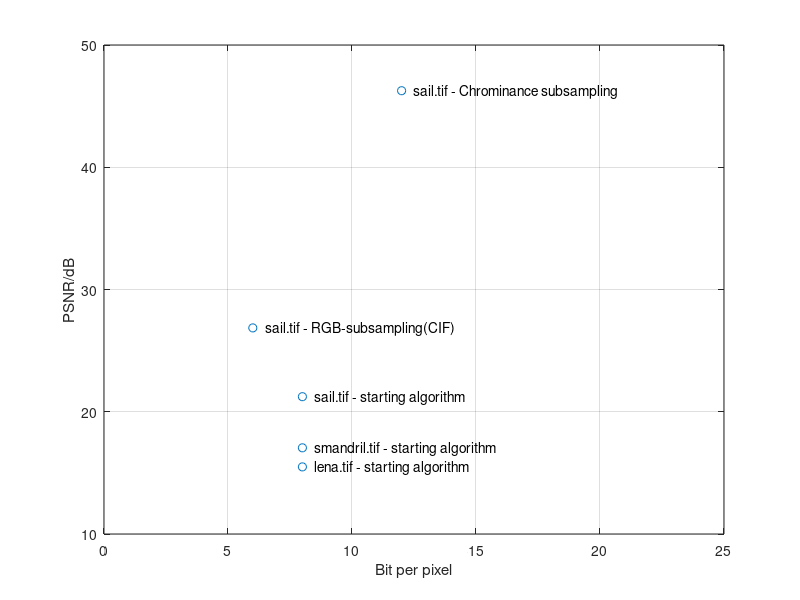

Write the MATLAB code that produced this figure.
clear all;

bps = [12, 6, 8, 8, 8];
psnrs = [46.2606, 26.8587, 21.2321, 17.05, 15.49];
names = {'sail.tif - Chrominance subsampling',
    'sail.tif - RGB-subsampling(CIF)',
    'sail.tif - starting algorithm',
    'smandril.tif - starting algorithm',
    'lena.tif - starting algorithm'};

figure;
plot(bps, psnrs, 'o');
xlabel("Bit per pixel");
ylabel("PSNR/dB");
grid on;
axis([0, 25, 10, 50]);

offset = .5;
for i = 1:length(bps)
    text(bps(i)+offset, psnrs(i), names(i));
end

